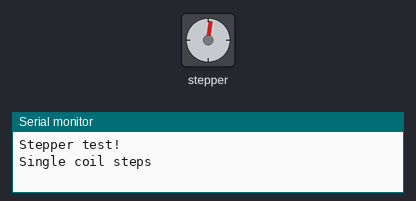
A sketch run on a simulated Arduino Uno, built with avr-gcc and run on an emulated ATmega328P. Shown: stepper motor, the last lines printed to the serial monitor. Stepper angles assume 20 steps per turn.

Above: at 0.15 s.
At 9.82 s:
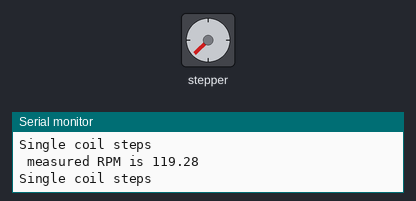
At 19.8 s:
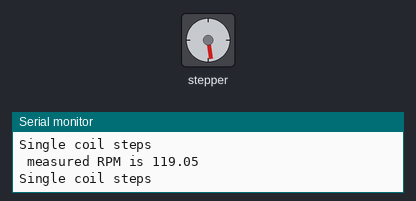
At 39.76 s:
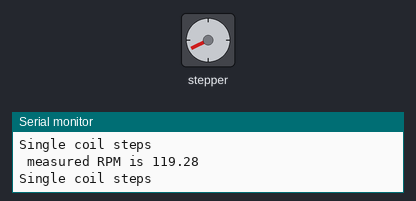
Timing chart, 0 to 40.0 s (numbered marks = the images above):
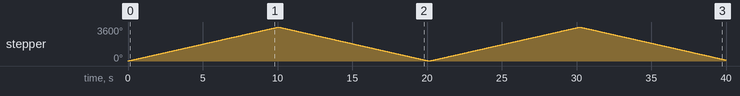

The sketch:

DOE_motors.ino
```cpp
/*
This is a test sketch for the Adafruit assembled Motor Shield for Arduino v2
It won't work with v1.x motor shields! Only for the v2's with built in PWM
control
// Test desktop github
// Second test
For use with the Adafruit Motor Shield v2
---->	http://www.adafruit.com/products/1438
*/


#include <Wire.h>
#include <Adafruit_MotorShield.h>
#define STEPS 20

// Create the motor shield object with the default I2C address
Adafruit_MotorShield AFMS = Adafruit_MotorShield();
// Or, create it with a different I2C address (say for stacking)
// Adafruit_MotorShield AFMS = Adafruit_MotorShield(0x61);

// Connect a stepper motor with 200 steps per revolution (1.8 degree)
// to motor port #2 (M3 and M4)
Adafruit_StepperMotor *myMotor = AFMS.getStepper(STEPS, 2);

//Adafruit_StepperMotor *step_by = AFMS.getStepper(512, 1);


int i = 0;
 float t0;
 float t1=0;
void setup() {
  Serial.begin(9600);           // set up Serial library at 9600 bps
  Serial.println("Stepper test!");
  AFMS.begin();  // create with the default frequency 1.6KHz
  //AFMS.begin(1000);  // OR with a different frequency, say 1KHz
  myMotor->setSpeed(60);  // 10 rpm
}

void loop() {
  for( i=0; i <20; i++){
  long t0 = millis();
  Serial.println("Single coil steps");
  myMotor->step(20, FORWARD,INTERLEAVE );
  //myMotor->step(10, BACKWARD, SINGLE);
  long t1 = millis();
  Serial.print(" measured RPM is ");
  Serial.println(60000.0 / (t1 - t0));
  }

  for( i=0; i <20; i++){
  long t0 = millis();
  Serial.println("Single coil steps");
 // myMotor->step(10, FORWARD, SINGLE);
  myMotor->step(20, BACKWARD, INTERLEAVE);
  long t1 = millis();
  Serial.print(" measured RPM is ");
  Serial.println(60000.0 / (t1 - t0));
  }
  /*myMotor->release();
  delay(5000);*/
  /*myMotor->step(206, FORWARD, SINGLE);
  myMotor->step(206, BACKWARD, SINGLE);*/
}
```

Measured:
- by itself, stepper: turns 3600° clockwise in 10.1 s, then 3600° counter-clockwise in 10.1 s, then 3600° clockwise in 10.1 s, then 3483° counter-clockwise in 9.7 s
